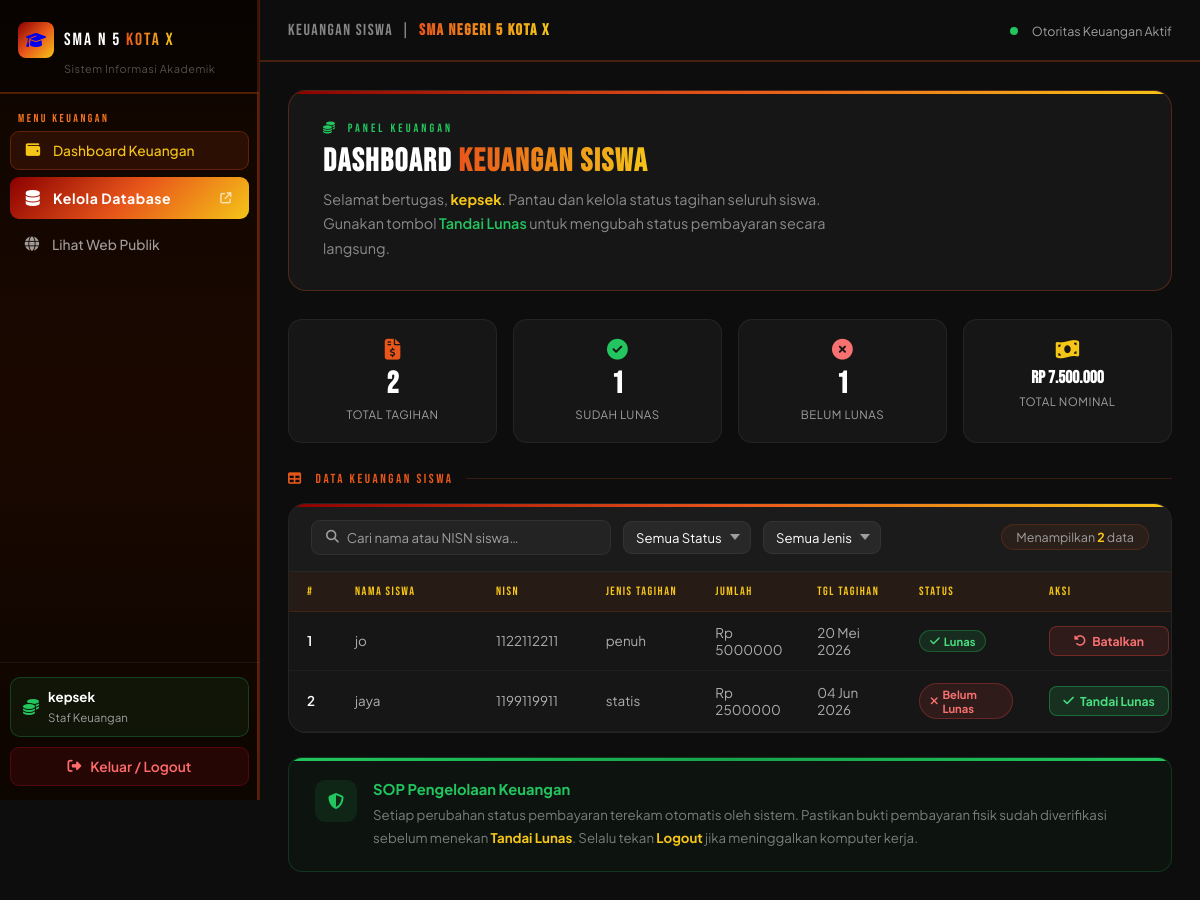
Page /portal/keuangan/ (signed in) on the committed database.
### core/models.py (models this page shows, shortened)
class KeuanganSiswa(models.Model):
    siswa = models.ForeignKey(Siswa, on_delete=models.CASCADE, related_name='keuangansiswa_set')
    jenis_tagihan = models.CharField(max_length=100)
    jumlah = models.DecimalField(max_digits=12, decimal_places=0)
    status_lunas = models.BooleanField(default=False)
    tanggal_tagihan = models.DateField()
    class Meta:
        verbose_name = "Keuangan Siswa"
        verbose_name_plural = "Keuangan Siswa"

class Siswa(models.Model):
    user = models.OneToOneField(User, on_delete=models.CASCADE, related_name='siswa_profile')
    nisn = models.CharField(max_length=20, unique=True, verbose_name="NISN")
    nama_lengkap = models.CharField(max_length=255)
    tempat_lahir = models.CharField(max_length=100, null=True, blank=True)
    tanggal_lahir = models.DateField(null=True, blank=True)
    foto = models.ImageField(upload_to='profil_siswa/', null=True, blank=True)
    kelas = models.ForeignKey(
        Kelas,
        on_delete=models.SET_NULL,
        null=True,
        blank=True,
        related_name='daftar_siswa'
    )
    wali = models.ForeignKey(
        WaliMurid,
        on_delete=models.SET_NULL,
        null=True,
        blank=True,
        related_name='daftar_anak'
    )
    class Meta:
        verbose_name = "Siswa"
        verbose_name_plural = "Siswa"

### core/views.py (the view)
# urls.py: path('keuangan/', views.manajemen_keuangan, name='keuangan_siswa'),
@login_required
def manajemen_keuangan(request):
    if not is_staf_keuangan(request.user):
        raise PermissionDenied
    keuangan_queryset = KeuanganSiswa.objects.select_related('siswa').all()
    search_query  = request.GET.get('q', '')
    status_filter = request.GET.get('status', '')
    jenis_filter  = request.GET.get('jenis', '')
    if search_query:
        keuangan_queryset = keuangan_queryset.filter(
            siswa__nama_lengkap__icontains=search_query
        ) | keuangan_queryset.filter(
            siswa__nisn__icontains=search_query
        )
    if status_filter:
        keuangan_queryset = keuangan_queryset.filter(
            status_lunas=(status_filter == 'true')
        )
    if jenis_filter:
        keuangan_queryset = keuangan_queryset.filter(jenis_tagihan=jenis_filter)
    total_nominal = keuangan_queryset.aggregate(total=Sum('jumlah'))['total'] or 0
    jenis_tagihan_list = KeuanganSiswa.objects.values_list(
        'jenis_tagihan', flat=True
    ).distinct().order_by('jenis_tagihan')
    context = {
        'keuangan_list'     : keuangan_queryset,
        'total_tagihan'     : keuangan_queryset.count(),
        'total_lunas'       : keuangan_queryset.filter(status_lunas=True).count(),
        'total_belum_lunas' : keuangan_queryset.filter(status_lunas=False).count(),
        'total_nominal'     : f"Rp {total_nominal:,.0f}".replace(",", "."),
        'jenis_tagihan_list': jenis_tagihan_list,
    }
    return render(request, 'core/keuangan_siswa.html', context)

### core/views.py (called while the page is built)
def is_staf_keuangan(user):
    if not user or not user.is_authenticated:
        return False
    if user.is_superuser or user.is_staff:
        return True
    grup_user = [g.name.lower().strip() for g in user.groups.all()]
    return any(g in grup_user for g in ('staf_keuangan', 'staf keuangan', 'staff keuangan'))

### core/templates/core/keuangan_siswa.html (shortened to what this page needs)
{% load static %}
<!DOCTYPE html>
<html lang="id">
<head>
    <link rel="stylesheet" href="https://cdnjs.cloudflare.com/ajax/libs/font-awesome/6.4.0/css/all.min.css">
</head>
<body>
<aside class="sidebar">
    <div class="sidebar-brand">
        <a href="{% url 'web_publik:index' %}" class="brand-logo">
            <div class="brand-logo-icon"><i class="fa-solid fa-graduation-cap"></i></div>
            <div class="brand-name">SMA N 5 <span>KOTA X</span></div>
        </a>
        <div class="brand-sub">Sistem Informasi Akademik</div>
    </div>
    <div class="sidebar-section-label">Menu Keuangan</div>
    <nav class="sidebar-nav">
        <a href="{% url 'core:keuangan_siswa' %}" class="nav-item active">
            <i class="fa-solid fa-wallet"></i> Dashboard Keuangan
        </a>
        <a href="/admin/" target="_blank" class="nav-item-db">
            <i class="fa-solid fa-database"></i>
            <span>Kelola Database</span>
            <i class="fa-solid fa-arrow-up-right-from-square" style="margin-left:auto;font-size:0.7rem;opacity:0.7;"></i>
        </a>
        <a href="{% url 'web_publik:index' %}" class="nav-item">
            <i class="fa-solid fa-globe"></i> Lihat Web Publik
        </a>
    </nav>
    <div class="sidebar-footer">
        <div class="role-badge">
            <i class="fa-solid fa-coins"></i>
            <div class="role-badge-text">
                <strong>{{ request.user.username }}</strong>
                <span>Staf Keuangan</span>
            </div>
        </div>
        <form action="{% url 'web_publik:logout' %}" method="post" style="margin:0">
            <button type="submit" class="btn-logout">
                <i class="fa-solid fa-right-from-bracket"></i> Keluar / Logout
            </button>
        </form>
    </div>
</aside>
<div class="main-wrap">
    <div class="topbar">
        <div class="topbar-left">Keuangan Siswa &nbsp;|&nbsp; <strong>SMA Negeri 5 Kota X</strong></div>
        <div class="topbar-right">
            <div class="topbar-dot"></div>
            <span class="topbar-status">Otoritas Keuangan Aktif</span>
        </div>
    </div>
    <div class="page-content">
        <div class="dashboard-banner">
            <div class="banner-label"><i class="fa-solid fa-coins"></i> &nbsp;Panel Keuangan</div>
            <h2>Dashboard <span>Keuangan Siswa</span></h2>
            <p>Selamat bertugas, <strong>{{ request.user.username }}</strong>.
               Pantau dan kelola status tagihan seluruh siswa.
               Gunakan tombol <em>Tandai Lunas</em> untuk mengubah status pembayaran secara langsung.</p>
        </div>
        <div class="stats-row">
            <div class="stat-chip">
                <i class="fa-solid fa-file-invoice-dollar ic-orange"></i>
                <strong>{{ total_tagihan }}</strong>
                <span>Total Tagihan</span>
            </div>
            <div class="stat-chip">
                <i class="fa-solid fa-circle-check ic-green"></i>
                <strong>{{ total_lunas }}</strong>
                <span>Sudah Lunas</span>
            </div>
            <div class="stat-chip">
                <i class="fa-solid fa-circle-xmark ic-red"></i>
                <strong>{{ total_belum_lunas }}</strong>
                <span>Belum Lunas</span>
            </div>
            <div class="stat-chip">
                <i class="fa-solid fa-money-bill-wave ic-gold"></i>
                <strong style="font-size:1.1rem;">{{ total_nominal }}</strong>
                <span>Total Nominal</span>
            </div>
        </div>
        <div class="section-title"><i class="fa-solid fa-table"></i> Data Keuangan Siswa</div>
        <div class="keu-card">
            <div class="keu-card-toolbar">
                <form method="GET" style="display:contents">
                    <div class="keu-search">
                        <i class="fa-solid fa-magnifying-glass"></i>
                        <input type="text" name="q" value="{{ request.GET.q }}"
                               placeholder="Cari nama atau NISN siswa…">
                    </div>
                    <select name="status" class="keu-select" onchange="this.form.submit()">
                        <option value="">Semua Status</option>
                    </select>
                    <select name="jenis" class="keu-select" onchange="this.form.submit()">
                        <option value="">Semua Jenis</option>
                    </select>
                </form>
                <div class="keu-count">Menampilkan <strong>{{ keuangan_list|length }}</strong> data</div>
            </div>
            <div class="keu-table-wrap">
                <table class="keu-table">
                    <colgroup>
                        <col><col><col><col><col><col><col><col>
                    </colgroup>
                    <thead>
                        <tr>
                            <th>#</th>
                            <th>Nama Siswa</th>
                            <th>NISN</th>
                            <th>Jenis Tagihan</th>
                            <th>Jumlah</th>
                            <th>Tgl Tagihan</th>
                            <th>Status</th>
                            <th>Aksi</th>
                        </tr>
                    </thead>
                    <tbody>
                        {% for item in keuangan_list %}
                        <tr>
                            <td>{{ forloop.counter }}</td>
                            <td>{{ item.siswa.nama_lengkap }}</td>
                            <td>{{ item.siswa.nisn }}</td>
                            <td>{{ item.jenis_tagihan }}</td>
                            <td>Rp {{ item.jumlah|floatformat:0 }}</td>
                            <td>{{ item.tanggal_tagihan|date:"d M Y" }}</td>
                            <td>
                                {% if item.status_lunas %}
                                    <span class="t-badge green"><i class="fa-solid fa-check"></i> Lunas</span>
                                {% else %}
                                    <span class="t-badge red"><i class="fa-solid fa-xmark"></i> Belum Lunas</span>
                                {% endif %}
                            </td>
                            <td>
                                <form method="POST" action="{% url 'core:toggle_lunas' item.id %}" style="margin:0">
                                    {% if item.status_lunas %}
                                    <button type="submit" class="btn-toggle batalkan">
                                        <i class="fa-solid fa-rotate-left"></i> Batalkan
                                    </button>
                                    {% else %}
                                    <button type="submit" class="btn-toggle tandai-lunas">
                                        <i class="fa-solid fa-check"></i> Tandai Lunas
                                    </button>
                                    {% endif %}
                                </form>
                            </td>
                        </tr>
                        {% endfor %}
                    </tbody>
                </table>
            </div>
        </div>
        <div class="sop-card">
            <div class="sop-icon"><i class="fa-solid fa-shield-halved"></i></div>
            <div>
                <h4>SOP Pengelolaan Keuangan</h4>
                <p>Setiap perubahan status pembayaran terekam otomatis oleh sistem.
                   Pastikan bukti pembayaran fisik sudah diverifikasi sebelum menekan <strong>Tandai Lunas</strong>.
                   Selalu tekan <strong>Logout</strong> jika meninggalkan komputer kerja.</p>
            </div>
        </div>
    </div>
</div>
</body>
</html>

### rows in the picture
KeuanganSiswa: siswa.nama_lengkap "jo", siswa.nisn "1122112211", jenis_tagihan "penuh", jumlah "5000000", tanggal_tagihan "20 Mei 2026", status_lunas True (drawn)
KeuanganSiswa: siswa.nama_lengkap "jaya", siswa.nisn "1199119911", jenis_tagihan "statis", jumlah "2500000", tanggal_tagihan "04 Jun 2026", status_lunas False (drawn)

### other values in the picture
{{ request.user.username }} "kepsek"
{{ total_tagihan }} "2"
{{ total_lunas }} "1"
{{ total_belum_lunas }} "1"
{{ total_nominal }} "Rp 7.500.000"
{{ keuangan_list|length }} "2"
